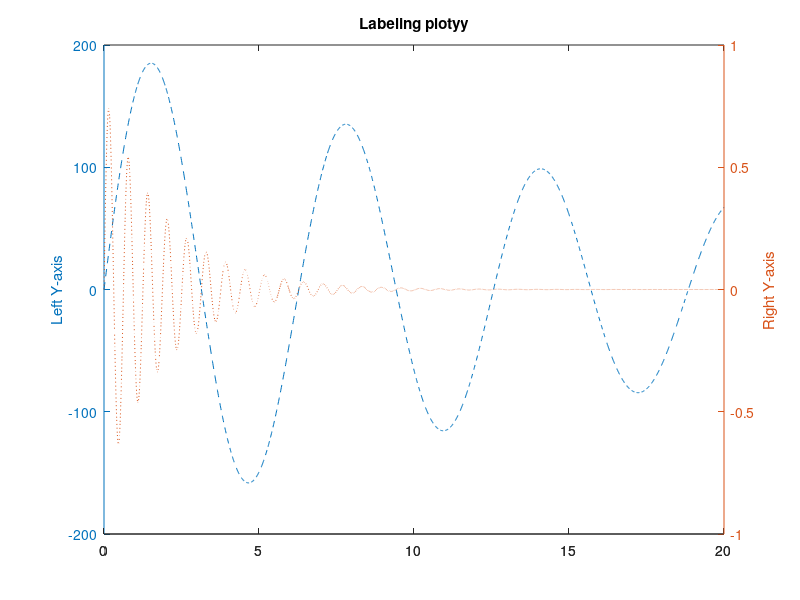

MATLAB code to generate this figure:
x=0:0.01:20;
y1=200*exp(-0.05*x).*sin(x);
y2=0.8*exp(-0.5*x).*sin(10*x);
[AX,H1,H2]=plotyy(x,y1,x,y2);%AX返回的值是y轴的标签
set(get(AX(1),'Ylabel'),'String','Left Y-axis')
set(get(AX(2),'Ylabel'),'String','Right Y-axis')
title('Labeling plotyy');
set(H1,'LineStyle','--');
set(H2,'LineStyle',':');